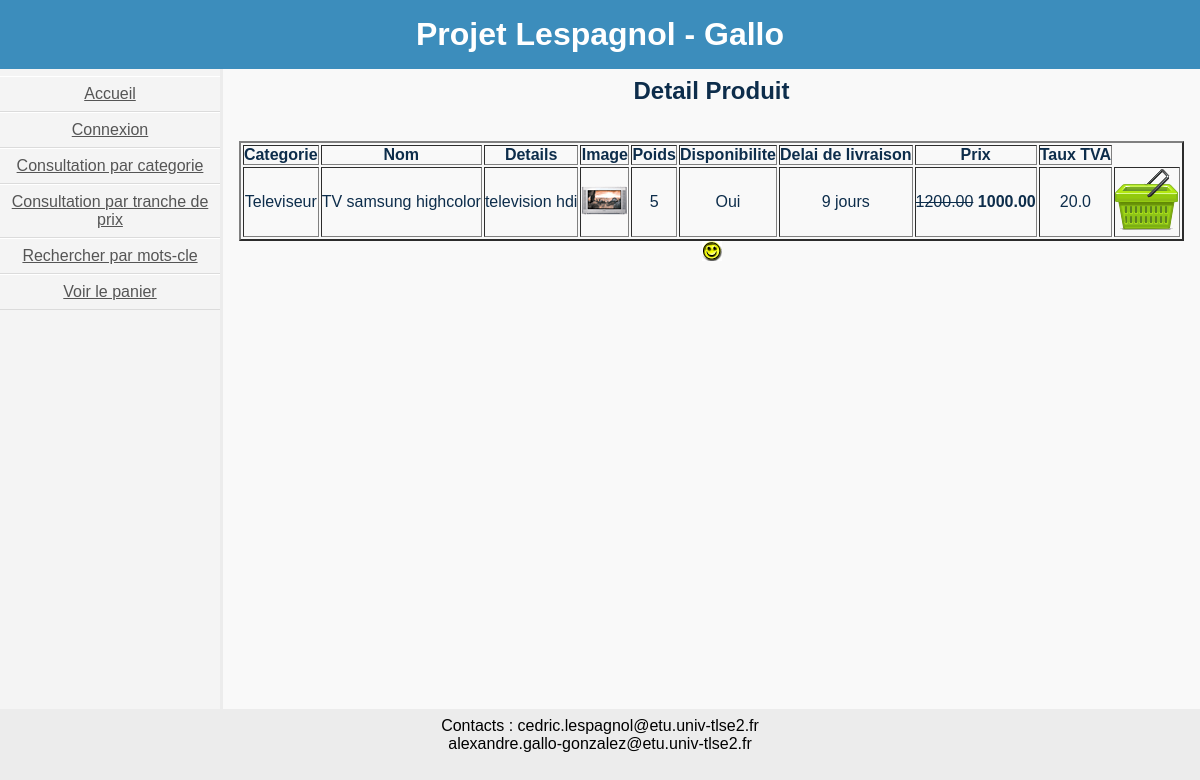
Screenshot of /v/DetailProd.php?idProd=198 with the database file from the repository.
### tables this page shows
CREATE TABLE Categorie
(
	idCat VARCHAR(3),
	nomCat VARCHAR(30),
	CONSTRAINT pk_Categorie PRIMARY KEY(idCat),
	CONSTRAINT ck_Categorie_nomCat_NN CHECK (nomCat is NOT NULL)
);

CREATE TABLE Produit
(
	idProd VARCHAR(5),
	idCat VARCHAR(3),
	nomProd VARCHAR(20),
	detailProd VARCHAR(25),
	imageProd VARCHAR(20),
	estNouveauProd TINYINT(1),
	estPromoProd TINYINT(1),
	estSelectProd TINYINT(1),
	poidsProd TINYINT(3),
	estDispoProd TINYINT(1),
	delaiProd VARCHAR(20),
	prixHTprod NUMERIC(7,2),
	prixHTpromoPro NUMERIC(7,2),
	tauxTVAprod NUMERIC(3,1),
	CONSTRAINT pk_Produit PRIMARY KEY(idProd),
	CONSTRAINT fk_Produit_idCat FOREIGN KEY(idCat) REFERENCES Categorie (idCat)
);

### v/DetailProd.php (the view, shortened to what this page needs)
<!DOCTYPE html>
<html>
<head>
	<link rel="stylesheet" href="./include/styles.css" />
</head>
<body>
	<?php
		include("./include/header.php");
    require_once("connect.inc.php");
	?>
	<div class="wrapper">
		<?php include("./include/menus.php"); ?>
		<section id="content">
        <h1>Detail Produit</h1>
        <BR/><BR/>
        <?php
              echo "<center><table align='center' border='2' >";
  						echo "<tr>";
              echo"<th>Categorie</th><th>Nom</th><th>Details</th><th>Image</th><th>Poids</th><th>Disponibilite</th><th>Delai de livraison</th><th>Prix</th><th>Taux TVA</th>";
              echo "</tr>";
                $result = $conn -> prepare("SELECT * FROM Produit WHERE idProd = ?");
                $result->execute(array($_GET["idProd"]));
                $donnees = $result->fetch(PDO::FETCH_ASSOC);
		              echo "<tr>";
                  $result2 = $conn -> prepare("SELECT nomCat FROM Categorie WHERE idCat = ?");
                  $result2->execute(array($donnees["idCat"]));
                  $donnees2 = $result2->fetch(PDO::FETCH_ASSOC);
                  echo "<td>".$donnees2['nomCat']."</td>";
                  echo "<td>".$donnees['nomProd']."</td>";
                  echo "<td>".$donnees['detailProd']."</td>";
                  echo "<td><img src=\"images/produits/".$donnees['imageProd']."\" border=\"0\" /></td>";
                  echo "<td>".$donnees['poidsProd']."</td>";
                  if($donnees['estDispoProd'] == 1){
                    echo "<td>Oui</td>";
                  } else {
                    echo "<td>Non</td>";
                  }
                  echo "<td>".$donnees['delaiProd']."</td>";
                  if($donnees['estPromoProd'] == 1){
                    echo "<td><s>".$donnees['prixHTprod']."</s>  <b>".$donnees['prixHTpromoPro']."</b></td>";
                  } else {
                    echo "<td>".$donnees['prixHTprod']."</td>";
                  }
                  echo "<td>".$donnees['tauxTVAprod']."</td>";
                  echo "<td><a href=\"AjouterPanier.php?idProd=$_GET[idProd]\"><img src=\"images/panier.png\" border=\"0\" /></a></td>";
                  echo"</tr>";
              echo "</table></center>";
              if($donnees['estPromoProd'] == 1){
                echo"<img src=\"images/promotion.png\" border=\"0\" />";
              }
              echo "<BR/><BR/>";
			?>
		</section>
	</div>
	<?php include("./include/footer.php"); ?>
</body>
</html>

### v/include/styles.css (style rules this page uses)
* { margin: 0; padding: 0; }
html, body { height: 100%; font-family: sans-serif; background-color: #ECECEC; }
.wrapper { display: table; table-layout: fixed; width: 100%; height: 80%; background: #f9f9f9; }
section { display: table-cell; color: #0d2d4b; padding: 0.5em; text-align: center; background-color: #F9F9F9; }
td { text-align: center; }

### rows the page displays
categorie: nomCat "Televiseur"
produit: nomProd "TV samsung highcolor", detailProd "television hdi", imageProd (picture), poidsProd "5", delaiProd "9 jours", prixHTprod "1200.00", prixHTpromoPro "1000.00", tauxTVAprod "20.0"
